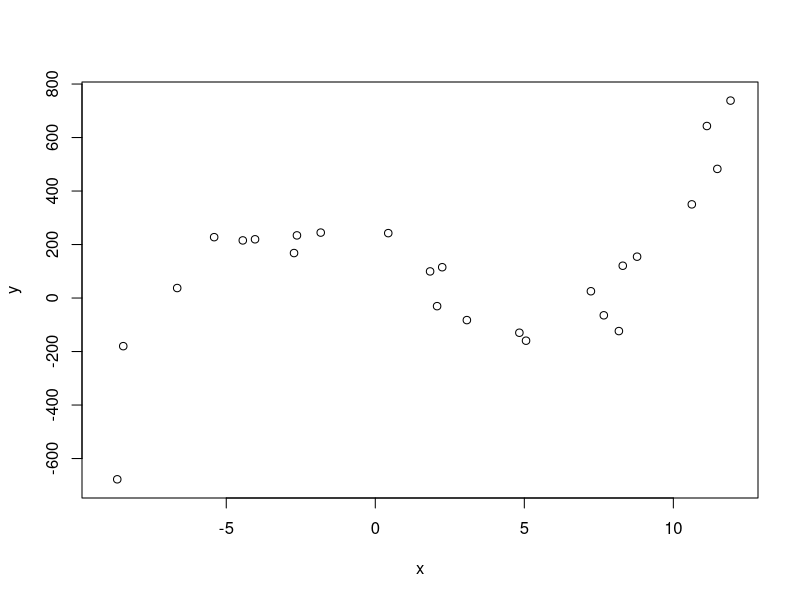
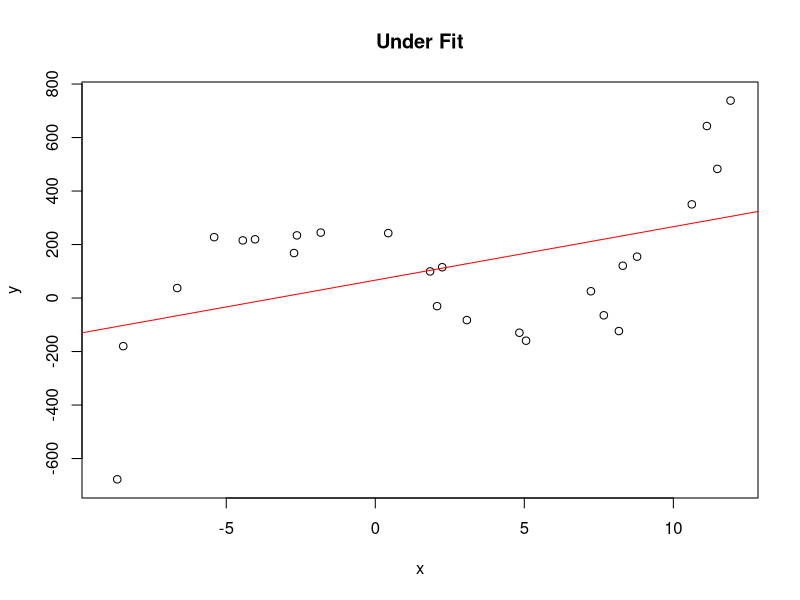
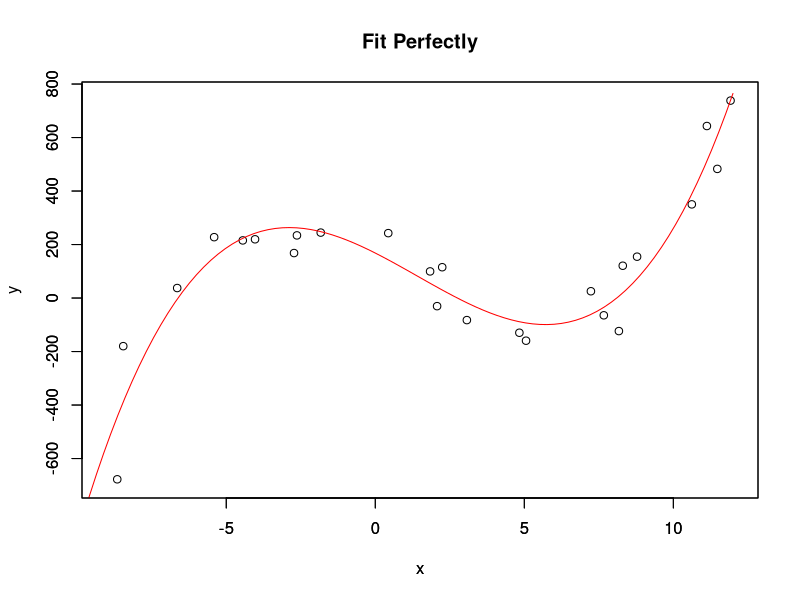
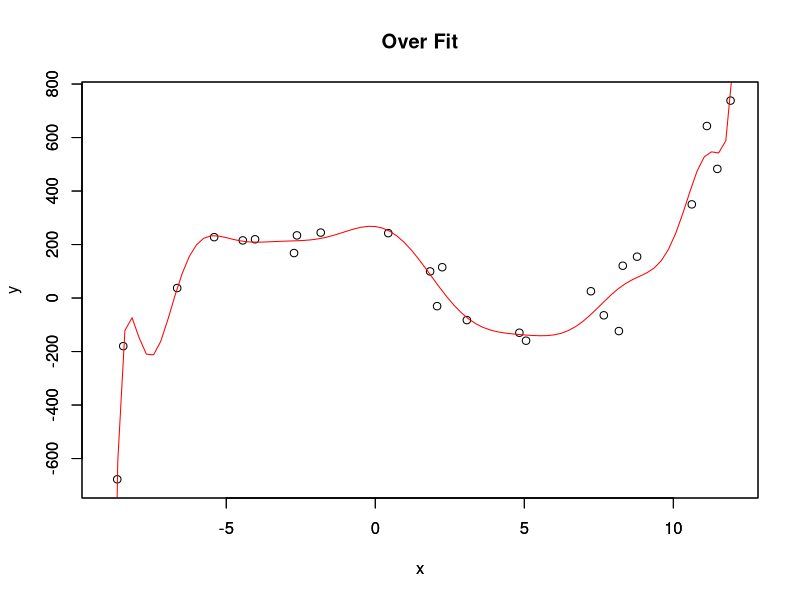

Write the R code that produced these figures, in order.

######################################
# Sample to explain model complexity #
######################################

## N of data points
N <- 25

## Create x and y 
set.seed(23)
x <- runif(n=N, min=-12, max=12)
y <- (x+6)*(x-2)*(x-8) + 100*rnorm(N)   # Cubic function

plot(x, y, xlim=c(-9,12), ylim=c(-690,750))


### Simple linior regression ###
res1 <- lm(y~x)
summary(res1)    # R2=0.2115

plot(x, y, xlim=c(-9,12), ylim=c(-690,750), main='Under Fit')
abline(res1, col="red")


### polynomial degree 3 ###
res2 <- lm(y~poly(x,3,raw=TRUE))
summary(res2)    # R2=0.8841

plot(x, y, xlim=c(-9,12), ylim=c(-690,750))
par(new=TRUE)
y_out1 <- function(x){
  out <- (
    res2$coefficients[1] +
    res2$coefficients[2] * x +
    res2$coefficients[3] * x^2 +
    res2$coefficients[4] * x^3 )
  return(out)
}
curve(y_out1, -12, 12, col="red", xlim=c(-9,12), ylim=c(-690,750), ylab="", main='Fit Perfectly')


### polynomial degree 15 ###
deg_poly <- 15
res3 <- lm(y~poly(x,deg_poly,raw=TRUE))
summary(res3)    # 0.9566

plot(x, y, xlim=c(-9,12), ylim=c(-690,750))
par(new=TRUE)
y_out2 <- function(x){
  out <- 0
  for(i in 1:(deg_poly+1)) {
    out <- out + (res3$coefficients[i] * (x^(i-1)))
    #print(out)
  }
  return(out)
}
curve(y_out2, -12, 12, col="red", xlim=c(-9,12), ylim=c(-690,750), ylab="", main='Over Fit')

